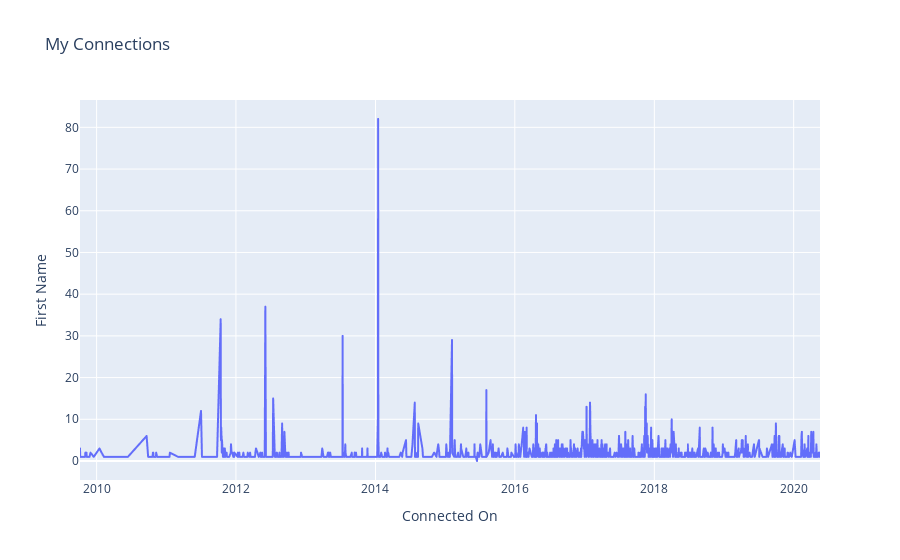

Notebook code cell kept with this figure:
### Code cell
connections_line = px.line(df_bydate, x="Connected On", y="First Name", title='My Connections')
connections_line.show()

### Figure 1 — Plotly figure (JSON) as saved in the notebook; plotly's stock layout.template omitted (floating-point values rounded to 4 significant figures; data arrays with more than 128 entries replaced by an {"elided": "..."} marker saying what was removed)
{"data": [{"hovertemplate": "Connected On=%{x}<br>First Name=%{y}<extra></extra>", "legendgroup": "", "line": {"color": "#636efa", "dash": "solid"}, "mode": "lines", "name": "", "showlegend": false, "type": "scattergl", "x": {"elided": "1289 str values"}, "xaxis": "x", "y": {"elided": "1289 int values"}, "yaxis": "y"}], "layout": {"legend": {"tracegroupgap": 0}, "title": {"text": "My Connections"}, "xaxis": {"anchor": "y", "domain": [0, 1], "title": {"text": "Connected On"}}, "yaxis": {"anchor": "x", "domain": [0, 1], "title": {"text": "First Name"}}}}
